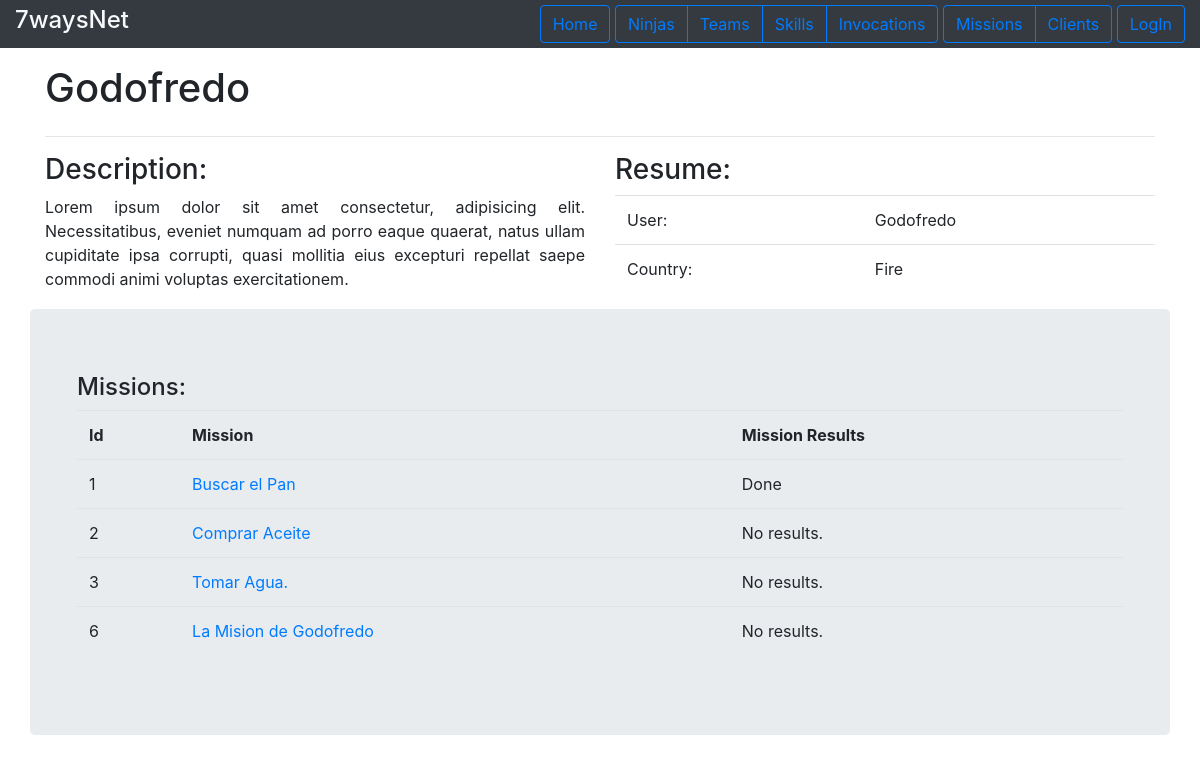
/missions/client/1, run on the app's committed database.
### missions/models.py (models this page shows, shortened)
class Client(models.Model):
    name = models.CharField(max_length=200)
    country = models.CharField(max_length=200)
    user = models.OneToOneField(User,on_delete=models.CASCADE)
    def missions(self):
        return Mission.objects.filter(client_id=self.pk )

class Mission(models.Model):
    name = models.CharField(max_length=200)
    description = models.TextField()
    rank = models.CharField(max_length=10)
    reward = models.IntegerField()
    available = models.BooleanField(default=True)
    client = models.ForeignKey(Client, on_delete=models.CASCADE)
    team = models.ForeignKey(Team, on_delete=models.CASCADE, default=None, blank=True,null=True)
    inventory = models.OneToOneField(Inventory, on_delete=models.CASCADE, default=None, null=True, blank=True)
    leader = models.ForeignKey(JouninNinja, on_delete=models.CASCADE, default=None, blank=True,null=True)
    def missionResults(self):
        return MissionResult.objects.get(mission_id=self.pk)

class MissionResult(models.Model):
    result = models.CharField(max_length=200)
    begin_date = models.DateField()
    end_date = models.DateField()
    mission = models.ForeignKey(Mission, on_delete=models.CASCADE)

### missions/views.py (the view)
# urls.py: path('client/<int:pk>', views.ClientProfileView.as_view() , name='profile'),
class ClientProfileView(generic.DetailView):
    model = Client
    template_name = "missions/profile.html"

### missions/templates/missions/profile.html (shortened to what this page needs)
{% extends 'base.html' %}
{% block header %}
<div class="page-header">
    <h1 class="display-5">
        {{client.name}}
    </h1>
</div>
{% endblock %}
{% block content %}
<div class="row" >
    <div class="col-md-6">
        <h3>Description: </h3>
        <p class="text-justify">Lorem ipsum dolor sit amet consectetur, adipisicing elit. Necessitatibus, eveniet numquam ad porro eaque quaerat, natus ullam cupiditate ipsa corrupti, quasi mollitia eius excepturi repellat saepe commodi animi voluptas exercitationem.</p>
    </div>
    <div class="col-md-6">
        <h3>Resume:</h3>
        <table class="table">
            <tr>
                <td>User: </td> <td>{{ client.user }}</td>
            </tr>
            <tr>
                <td> Country: </td> <td>{{client.country}}</td>
            </tr>
        </table>
    </div>
</div>
    <div class="row jumbotron">
        <div class="col-md-12">
            {% if client.missions %}
            <h4>Missions:</h4>
            <table class="table">
                <tr>
                    <th>Id</th> <th>Mission</th> <th>Mission Results</th>
                </tr>
                {% for m in client.missions %}
                    <tr>
                        <td>{{m.pk}}</td> <td> <a href="{% url 'missions:mission_details' m.pk %}"> {{m.name}}</a> </td>
                        <td>
                            {% if m.missionResults %}
                                {{m.missionResults.result}}
                            {% else %}
                                No results.
                            {% endif %}
                        </td>
                    </tr>
                {% endfor %}
                </table>
                {% else %}
                <div class="text-center">
                    <p class="lead">
                        There is no info about missions.
                    </p>
                </div>
                {% endif %}
            </div>
        </div>
{% endblock %}

### static/mystyle.css (style rules this page uses)
.page-header { display: flex; flex-flow: row wrap; justify-content: space-between; align-items: center; }

### data on the page
Client: name "Godofredo", user "Godofredo", country "Fire"
Mission: pk "1", name "Buscar el Pan", missionResults.result "Done"
Mission: pk "2", name "Comprar Aceite", shows "No results."
Mission: pk "3", name "Tomar Agua.", shows "No results."
Mission: pk "6", name "La Mision de Godofredo", shows "No results."
